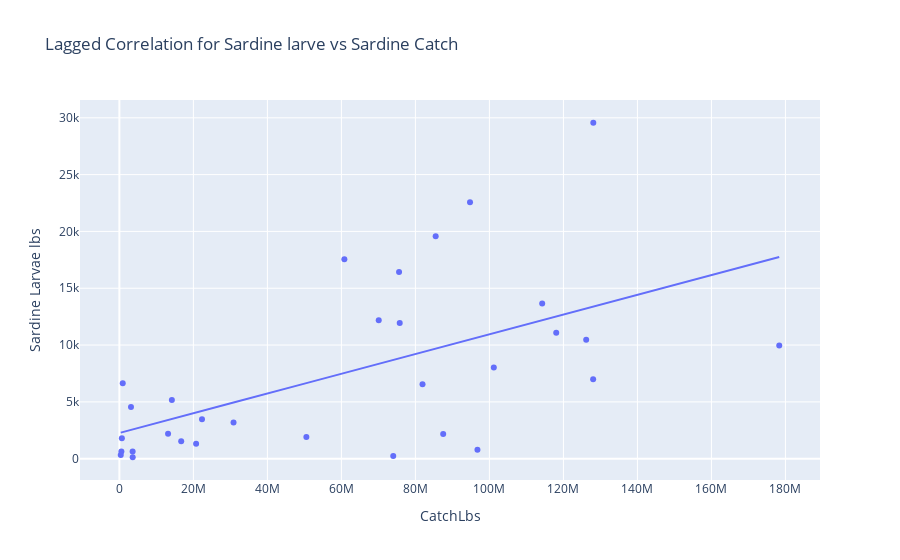

Notebook code cell kept with this figure:
### Markdown cell above
## Lagged Correlation and Analysis

Now what if we want to see if there is any connection between fish larvae and them growing up to be caught in the future? We can visualize this through a lagged correlation. According to NOAA, it takes about ~2 years for the pacific sardine to mature and become able to reproduce. Thus, we can set back the catch lbs data by 2 years to account for the time it takes for the sardine larvae to reach adulthood. Then we can plot and visualize our results as follows:

### Code cell
X = sardine_data2['CatchLbs'].values.reshape(-1,1)
Y = sardine_data2['Sardine Larvae lbs'].values.reshape(-1,1)
linear_regressor = LinearRegression()
linear_regressor.fit(X, Y)
Y_pred = linear_regressor.predict(X)
Y = np.array(Y).reshape(-1,)
X = np.array(X).reshape(-1,)

fig = px.scatter(sardine_data2, x='CatchLbs', y='Sardine Larvae lbs', trendline="ols", title = 'Lagged Correlation for Sardine larve vs Sardine Catch')
fig.show()
print("Pearson Corerelation:", stats.pearsonr(X, Y))

### Figure 1 — Plotly figure (JSON) as saved in the notebook; plotly's stock layout.template omitted (floating-point values rounded to 4 significant figures)
{"data": [{"hovertemplate": "CatchLbs=%{x}<br>Sardine Larvae lbs=%{y}<extra></extra>", "legendgroup": "", "marker": {"color": "#636efa", "symbol": "circle"}, "mode": "markers", "name": "", "orientation": "v", "showlegend": false, "type": "scatter", "x": [899724, 3134151, 14182046, 20735063, 30849762, 22326632, 87510828, 70086201, 94759414, 85479461, 128080138, 118056834, 114267247, 128035475, 75762548, 96768856, 75585847, 101189339, 178334197, 126156964, 81927250, 74010908, 60800471, 50531814, 13154107, 16705045, 3575961, 367551, 666988, 542672, 3595952], "xaxis": "x", "y": [6646.0, 4541.0, 5171.0, 1327.0, 3185.0, 3483.0, 2169.0, 12180.0, 22580.0, 19580.0, 29560.0, 11080.0, 13660.0, 6994.0, 11930.0, 795.7, 16430.0, 8025.0, 9952.0, 10480.0, 6549.0, 249.3, 17560.0, 1919.0, 2196.0, 1542.0, 633.6, 317.5, 1795.0, 629.1, 128.5], "yaxis": "y"}, {"hovertemplate": "<b>OLS trendline</b><br>Sardine Larvae lbs = 8.6814e-05 * CatchLbs + 2265.6<br>R<sup>2</sup>=0.332786<br><br>CatchLbs=%{x}<br>Sardine Larvae lbs=%{y} <b>(trend)</b><extra></extra>", "legendgroup": "", "marker": {"color": "#636efa", "symbol": "circle"}, "mode": "lines", "name": "", "showlegend": false, "type": "scatter", "x": [367551, 542672, 666988, 899724, 3134151, 3575961, 3595952, 13154107, 14182046, 16705045, 20735063, 22326632, 30849762, 50531814, 60800471, 70086201, 74010908, 75585847, 75762548, 81927250, 85479461, 87510828, 94759414, 96768856, 101189339, 114267247, 118056834, 126156964, 128035475, 128080138, 178334197], "xaxis": "x", "y": [2298.0, 2313.0, 2323.0, 2344.0, 2538.0, 2576.0, 2578.0, 3408.0, 3497.0, 3716.0, 4066.0, 4204.0, 4944.0, 6652.0, 7544.0, 8350.0, 8691.0, 8828.0, 8843.0, 9378.0, 9686.0, 9863.0, 10490.0, 10670.0, 11050.0, 12190.0, 12510.0, 13220.0, 13380.0, 13380.0, 17750.0], "yaxis": "y"}], "layout": {"legend": {"tracegroupgap": 0}, "title": {"text": "Lagged Correlation for Sardine larve vs Sardine Catch"}, "xaxis": {"anchor": "y", "domain": [0, 1], "title": {"text": "CatchLbs"}}, "yaxis": {"anchor": "x", "domain": [0, 1], "title": {"text": "Sardine Larvae lbs"}}}}
